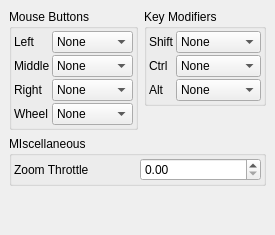
     <widget class="QWidget" name="InteractionTab" >
      <attribute name="title" >
       <string>Interaction</string>
      </attribute>
      <attribute name="icon" >
       <iconset resource="icons.qrc" >:/mouse/icons/mouse_translate.svg</iconset>
      </attribute>
      <layout class="QVBoxLayout" >
       <property name="margin" >
        <number>9</number>
       </property>
       <property name="spacing" >
        <number>6</number>
       </property>
       <item>
        <layout class="QHBoxLayout" >
         <property name="margin" >
          <number>0</number>
         </property>
         <property name="spacing" >
          <number>6</number>
         </property>
         <item>
          <widget class="QGroupBox" name="MouseGroup" >
           <property name="sizePolicy" >
            <sizepolicy>
             <hsizetype>5</hsizetype>
             <vsizetype>1</vsizetype>
             <horstretch>0</horstretch>
             <verstretch>0</verstretch>
            </sizepolicy>
           </property>
           <property name="title" >
            <string>Mouse Buttons</string>
           </property>
           <layout class="QHBoxLayout" >
            <property name="margin" >
             <number>2</number>
            </property>
            <property name="spacing" >
             <number>4</number>
            </property>
            <item>
             <layout class="QGridLayout" >
              <property name="margin" >
               <number>0</number>
              </property>
              <property name="spacing" >
               <number>2</number>
              </property>
              <item row="2" column="0" >
               <widget class="QLabel" name="label_25" >
                <property name="text" >
                 <string>Right</string>
                </property>
               </widget>
              </item>
              <item row="1" column="1" >
               <widget class="QComboBox" name="MiddleMouseCombo" >
                <property name="sizePolicy" >
                 <sizepolicy>
                  <hsizetype>7</hsizetype>
                  <vsizetype>0</vsizetype>
                  <horstretch>0</horstretch>
                  <verstretch>0</verstretch>
                 </sizepolicy>
                </property>
                <item>
                 <property name="text" >
                  <string>None</string>
                 </property>
                </item>
                <item>
                 <property name="text" >
                  <string>Rotate</string>
                 </property>
                </item>
                <item>
                 <property name="text" >
                  <string>Translate</string>
                 </property>
                </item>
                <item>
                 <property name="text" >
                  <string>Interact</string>
                 </property>
                </item>
                <item>
                 <property name="text" >
                  <string>Zoom</string>
                 </property>
                </item>
                <item>
                 <property name="text" >
                  <string>Z-Rotate</string>
                 </property>
                </item>
               </widget>
              </item>
              <item row="0" column="1" >
               <widget class="QComboBox" name="LeftMouseCombo" >
                <property name="sizePolicy" >
                 <sizepolicy>
                  <hsizetype>7</hsizetype>
                  <vsizetype>0</vsizetype>
                  <horstretch>0</horstretch>
                  <verstretch>0</verstretch>
                 </sizepolicy>
                </property>
                <item>
                 <property name="text" >
                  <string>None</string>
                 </property>
                </item>
                <item>
                 <property name="text" >
                  <string>Rotate</string>
                 </property>
                </item>
                <item>
                 <property name="text" >
                  <string>Translate</string>
                 </property>
                </item>
                <item>
                 <property name="text" >
                  <string>Interact</string>
                 </property>
                </item>
                <item>
                 <property name="text" >
                  <string>Zoom</string>
                 </property>
                </item>
                <item>
                 <property name="text" >
                  <string>Z-Rotate</string>
                 </property>
                </item>
               </widget>
              </item>
              <item row="1" column="0" >
               <widget class="QLabel" name="label_24" >
                <property name="text" >
                 <string>Middle</string>
                </property>
               </widget>
              </item>
              <item row="0" column="0" >
               <widget class="QLabel" name="label_23" >
                <property name="text" >
                 <string>Left</string>
                </property>
               </widget>
              </item>
              <item row="2" column="1" >
               <widget class="QComboBox" name="RightMouseCombo" >
                <property name="sizePolicy" >
                 <sizepolicy>
                  <hsizetype>7</hsizetype>
                  <vsizetype>0</vsizetype>
                  <horstretch>0</horstretch>
                  <verstretch>0</verstretch>
                 </sizepolicy>
                </property>
                <item>
                 <property name="text" >
                  <string>None</string>
                 </property>
                </item>
                <item>
                 <property name="text" >
                  <string>Rotate</string>
                 </property>
                </item>
                <item>
                 <property name="text" >
                  <string>Translate</string>
                 </property>
                </item>
                <item>
                 <property name="text" >
                  <string>Interact</string>
                 </property>
                </item>
                <item>
                 <property name="text" >
                  <string>Zoom</string>
                 </property>
                </item>
                <item>
                 <property name="text" >
                  <string>Z-Rotate</string>
                 </property>
                </item>
               </widget>
              </item>
              <item row="3" column="0" >
               <widget class="QLabel" name="label_29" >
                <property name="text" >
                 <string>Wheel</string>
                </property>
               </widget>
              </item>
              <item row="3" column="1" >
               <widget class="QComboBox" name="WheelMouseCombo" >
                <property name="sizePolicy" >
                 <sizepolicy>
                  <hsizetype>7</hsizetype>
                  <vsizetype>0</vsizetype>
                  <horstretch>0</horstretch>
                  <verstretch>0</verstretch>
                 </sizepolicy>
                </property>
                <item>
                 <property name="text" >
                  <string>None</string>
                 </property>
                </item>
                <item>
                 <property name="text" >
                  <string>Rotate</string>
                 </property>
                </item>
                <item>
                 <property name="text" >
                  <string>Translate</string>
                 </property>
                </item>
                <item>
                 <property name="text" >
                  <string>Interact</string>
                 </property>
                </item>
                <item>
                 <property name="text" >
                  <string>Zoom</string>
                 </property>
                </item>
                <item>
                 <property name="text" >
                  <string>Z-Rotate</string>
                 </property>
                </item>
               </widget>
              </item>
             </layout>
            </item>
           </layout>
          </widget>
         </item>
         <item>
          <layout class="QVBoxLayout" >
           <property name="margin" >
            <number>0</number>
           </property>
           <property name="spacing" >
            <number>6</number>
           </property>
           <item>
            <widget class="QGroupBox" name="KeyboardGroup" >
             <property name="title" >
              <string>Key Modifiers</string>
             </property>
             <layout class="QVBoxLayout" >
              <property name="margin" >
               <number>2</number>
              </property>
              <property name="spacing" >
               <number>4</number>
              </property>
              <item>
               <layout class="QGridLayout" >
                <property name="margin" >
                 <number>0</number>
                </property>
                <property name="spacing" >
                 <number>2</number>
                </property>
                <item row="2" column="0" >
                 <widget class="QLabel" name="label_32" >
                  <property name="text" >
                   <string>Alt</string>
                  </property>
                 </widget>
                </item>
                <item row="0" column="0" >
                 <widget class="QLabel" name="label_30" >
                  <property name="text" >
                   <string>Shift</string>
                  </property>
                 </widget>
                </item>
                <item row="1" column="0" >
                 <widget class="QLabel" name="label_31" >
                  <property name="text" >
                   <string>Ctrl</string>
                  </property>
                 </widget>
                </item>
                <item row="0" column="1" >
                 <widget class="QComboBox" name="ShiftButtonCombo" >
                  <property name="sizePolicy" >
                   <sizepolicy>
                    <hsizetype>7</hsizetype>
                    <vsizetype>0</vsizetype>
                    <horstretch>0</horstretch>
                    <verstretch>0</verstretch>
                   </sizepolicy>
                  </property>
                  <item>
                   <property name="text" >
                    <string>None</string>
                   </property>
                  </item>
                  <item>
                   <property name="text" >
                    <string>Transform</string>
                   </property>
                  </item>
                  <item>
                   <property name="text" >
                    <string>Z-Rotate</string>
                   </property>
                  </item>
                 </widget>
                </item>
                <item row="1" column="1" >
                 <widget class="QComboBox" name="CtrlButtonCombo" >
                  <property name="sizePolicy" >
                   <sizepolicy>
                    <hsizetype>7</hsizetype>
                    <vsizetype>0</vsizetype>
                    <horstretch>0</horstretch>
                    <verstretch>0</verstretch>
                   </sizepolicy>
                  </property>
                  <item>
                   <property name="text" >
                    <string>None</string>
                   </property>
                  </item>
                  <item>
                   <property name="text" >
                    <string>Transform</string>
                   </property>
                  </item>
                  <item>
                   <property name="text" >
                    <string>Z-Rotate</string>
                   </property>
                  </item>
                 </widget>
                </item>
                <item row="2" column="1" >
                 <widget class="QComboBox" name="AltButtonCombo" >
                  <property name="sizePolicy" >
                   <sizepolicy>
                    <hsizetype>7</hsizetype>
                    <vsizetype>0</vsizetype>
                    <horstretch>0</horstretch>
                    <verstretch>0</verstretch>
                   </sizepolicy>
                  </property>
                  <item>
                   <property name="text" >
                    <string>None</string>
                   </property>
                  </item>
                  <item>
                   <property name="text" >
                    <string>Transform</string>
                   </property>
                  </item>
                  <item>
                   <property name="text" >
                    <string>Z-Rotate</string>
                   </property>
                  </item>
                 </widget>
                </item>
               </layout>
              </item>
             </layout>
            </widget>
           </item>
           <item>
            <spacer>
             <property name="orientation" >
              <enum>Qt::Vertical</enum>
             </property>
             <property name="sizeHint" >
              <size>
               <width>20</width>
               <height>20</height>
              </size>
             </property>
            </spacer>
           </item>
          </layout>
         </item>
        </layout>
       </item>
       <item>
        <widget class="QGroupBox" name="MiscInteractionGroup" >
         <property name="title" >
          <string>MIscellaneous</string>
         </property>
         <layout class="QHBoxLayout" >
          <property name="margin" >
           <number>2</number>
          </property>
          <property name="spacing" >
           <number>4</number>
          </property>
          <item>
           <widget class="QLabel" name="ZoomThlabel" >
            <property name="text" >
             <string>Zoom Throttle</string>
            </property>
           </widget>
          </item>
          <item>
           <widget class="QDoubleSpinBox" name="ZoomThrottleSpin" />
          </item>
         </layout>
        </widget>
       </item>
       <item>
        <spacer>
         <property name="orientation" >
          <enum>Qt::Vertical</enum>
         </property>
         <property name="sizeHint" >
          <size>
           <width>20</width>
           <height>40</height>
          </size>
         </property>
        </spacer>
       </item>
      </layout>
     </widget>
